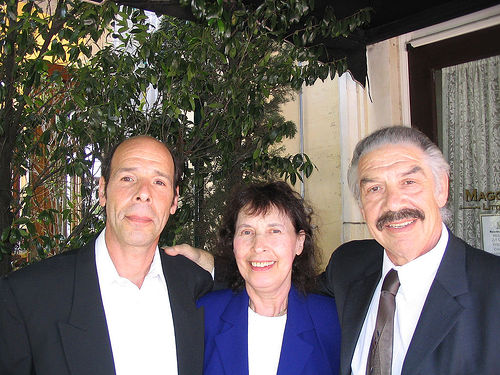
%> input picture files/project_completed/Skin-Segmentation-from-Face-Images-using-DLIB-information-in-Matlab/DLIB/2008_001322.jpg, 500 x 375 px
$ octave mappping.m   (GNU Octave 9; MATLAB toolbox functions it lacks are replaced by stand-ins)
%> lines starting %> are read from the running program, lines starting %| are printed output that depends on the picture

close all;
clear all
clc
pth=cd;
format long g;
format compact;
fontSize = 15;
% rgb = imread('2008_001322.jpg');

Detect_path='D:\Study\Projects\Fiverr\DIP\Orders\janvimeho-IEEE\DLIB';
DS_Path='D:\Study\Projects\Fiverr\DIP\Orders\janvimeho-IEEE\Extracted-Face-Skin';
cd(DS_Path)
[f,p]=uigetfile('*.*');
%> the answer given: ../2008_001322.jpg
[in_file,in_path,in_ext]=fileparts([p,f]);

originalRGBImage=imread([p,f]);
%> originalRGBImage is the input picture: size 375x500x3 uint8; mean R, G, B 109.3, 102, 97.7
originalRGBImage=imresize(originalRGBImage,[512,512]);
%> originalRGBImage: size 512x512x3 uint8
lab=rgb2lab(originalRGBImage);
%> lab: size 512x512x3 double; mean of channels 1, 2, 3 42.3, 2.9, 3.4

%ITA Equation
L = lab(:,:,1);
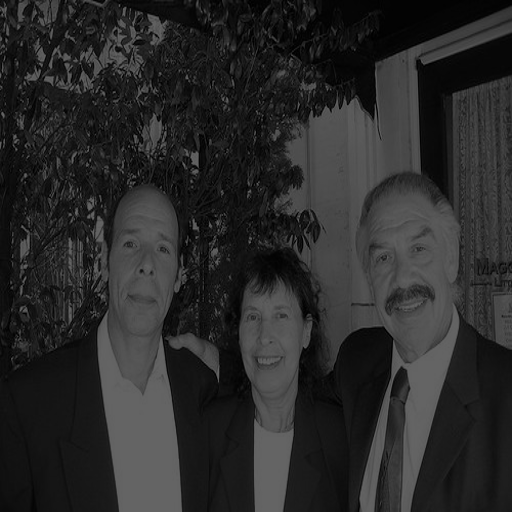
%> L: size 512x512 double; min 0, max 100, mean 42.3
a = lab(:,:,2);
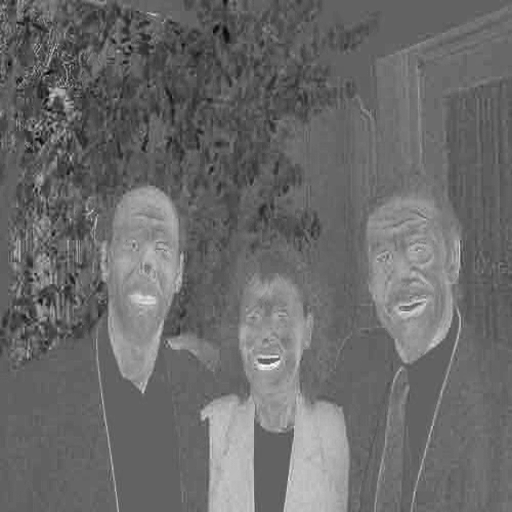
%> a: size 512x512 double; min -34.4, max 54.23, mean 2.9; drawn with min black and max white
b = lab(:,:,3);
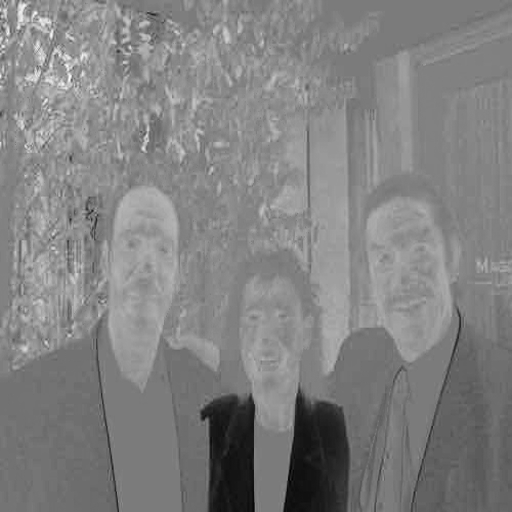
%> b: size 512x512 double; min -66.12, max 70.47, mean 3.4; drawn with min black and max white
y = atan((L-50)/b);
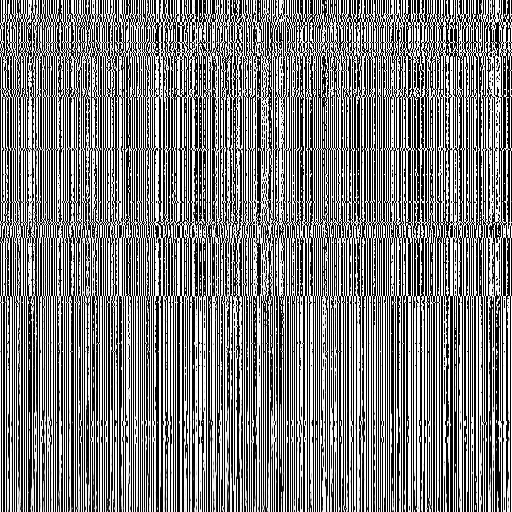
%> y: size 512x512 double; min -1.57, max 1.57, mean 0.000197; drawn with min black and max white
ITA = y * (180/3.14159);
disp(ITA);


grayImage = min(originalRGBImage, [], 3); % Useful for finding image and color map regions of image.
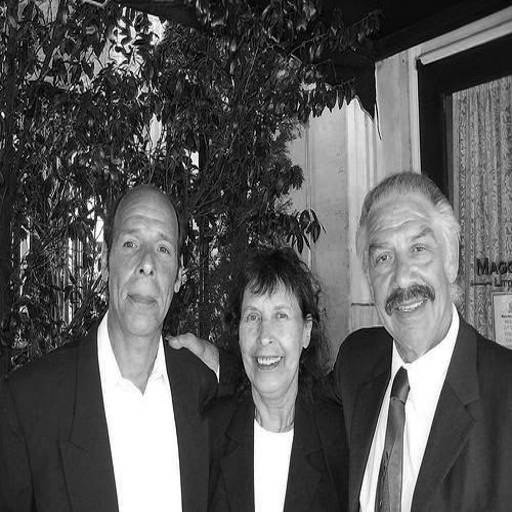
%> grayImage: size 512x512 uint8; min 0, max 255, mean 90.1
% Get the dimensions of the image.  numberOfColorChannels should be = 3.
[rows, columns, numberOfColorChannels] = size(originalRGBImage);
%> rows = 512; columns = 512; numberOfColorChannels = 3
% Crop off the surrounding clutter to get the colorbar.
colorBarImage = imcrop(originalRGBImage, [1, 20, 17, rows]);
b = colorBarImage(:,:,3);
% Crop off the surrounding clutter to get the RGB image.
rgbImage = imcrop(originalRGBImage, [81, 1, columns-20, rows]);
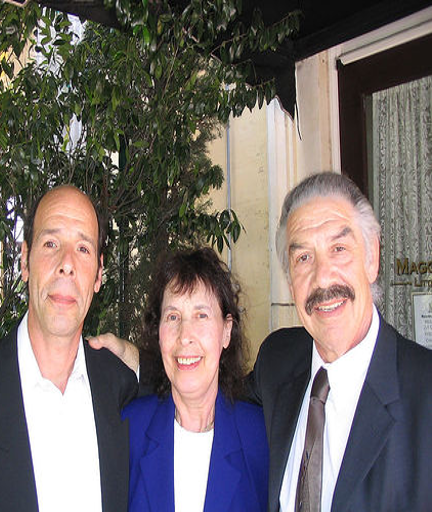
%> rgbImage: size 512x432x3 uint8; mean R, G, B 116.8, 108.4, 105.8
% Get the dimensions of the image.
% numberOfColorBands should be = 3.
[rows, columns, numberOfColorChannels] = size(rgbImage);
%> columns = 432
% Display the image.
subplot(2, 3, 2);
imshow(rgbImage, []);
axis on;
caption = sprintf('Cropped Pseudocolor Image');
title(caption, 'FontSize', fontSize, 'Interpreter', 'None');
xlabel('Column', 'FontSize', fontSize, 'Interpreter', 'None');
ylabel('Row', 'FontSize', fontSize, 'Interpreter', 'None');
drawnow;
hp = impixelinfo();
% Display the colorbar image.
subplot(2, 3, 3);
imshow(colorBarImage, []);
axis on;
caption = sprintf('Cropped Colorbar Image');
title(caption, 'FontSize', fontSize, 'Interpreter', 'None');
xlabel('Column', 'FontSize', fontSize, 'Interpreter', 'None');
ylabel('Row', 'FontSize', fontSize, 'Interpreter', 'None');
drawnow;
% Set up figure properties:
% Enlarge figure to full screen.
set(gcf, 'Units', 'Normalized', 'OuterPosition', [0 0.05 1 0.95]);
% Get rid of tool bar and pulldown menus that are along top of figure.
% set(gcf, 'Toolbar', 'none', 'Menu', 'none');
% Give a name to the title bar.
set(gcf, 'Name', 'Demo by ImageAnalyst', 'NumberTitle', 'Off')
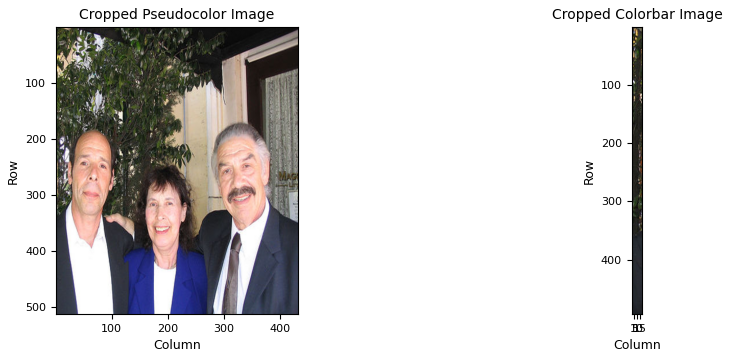
%> figure redrawn from the program's plot data, 2 panels
% Get the color map.
storedColorMap = colorBarImage(:,1,:);
% Need to call squeeze to get it from a 3D matrix to a 2-D matrix.
% Also need to divide by 255 since colormap values must be between 0 and 1.
storedColorMap = double(squeeze(storedColorMap)) / 255
%> storedColorMap = 493 rows, first 12: [0.173 0.161 0.239; 0.188 0.212 0.125; 0.235 0.29 0.098; 0.286 0.357 0.271; 0.196 0.243 0.176; 0.169 0.188 0.129; 0.212 0.216 0.157; 0.271 0.275 0.204; 0.18 0.2 0.114; 0.141 0.176 0.0824; 0.212 0.243 0.173; 0.353 0.365 0.337]
% Need to flip up/down because the low rows are the high temperatures, not the low temperatures.
storedColorMap = flipud(storedColorMap);
%> storedColorMap = 493 rows, first 12: [0.118 0.129 0.149; 0.118 0.129 0.149; 0.118 0.129 0.149; 0.118 0.129 0.149; 0.118 0.129 0.149; 0.122 0.133 0.153; 0.125 0.137 0.157; 0.129 0.141 0.161; 0.133 0.145 0.165; 0.129 0.145 0.161; 0.125 0.141 0.153; 0.125 0.141 0.153]
% Convert from an RGB image to a grayscale, indexed, thermal image.
%> (the run ends here)
